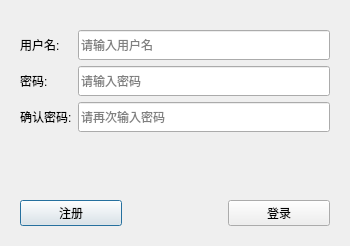
<?xml version="1.0" encoding="UTF-8"?>
<ui version="4.0">
 <class>login_2</class>
 <widget class="QWidget" name="login_2">
  <property name="geometry">
   <rect>
    <x>0</x>
    <y>0</y>
    <width>350</width>
    <height>246</height>
   </rect>
  </property>
  <property name="minimumSize">
   <size>
    <width>350</width>
    <height>240</height>
   </size>
  </property>
  <property name="maximumSize">
   <size>
    <width>350</width>
    <height>246</height>
   </size>
  </property>
  <property name="windowTitle">
   <string>Form</string>
  </property>
  <layout class="QVBoxLayout" name="verticalLayout">
   <item>
    <widget class="QStackedWidget" name="stackedWidget">
     <property name="currentIndex">
      <number>1</number>
     </property>
     <widget class="QWidget" name="login">
      <layout class="QVBoxLayout" name="verticalLayout_2">
       <item>
        <spacer name="verticalSpacer_3">
         <property name="orientation">
          <enum>Qt::Vertical</enum>
         </property>
         <property name="sizeType">
          <enum>QSizePolicy::Preferred</enum>
         </property>
         <property name="sizeHint" stdset="0">
          <size>
           <width>20</width>
           <height>40</height>
          </size>
         </property>
        </spacer>
       </item>
       <item>
        <widget class="QWidget" name="widget" native="true">
         <property name="sizePolicy">
          <sizepolicy hsizetype="Preferred" vsizetype="Fixed">
           <horstretch>0</horstretch>
           <verstretch>0</verstretch>
          </sizepolicy>
         </property>
         <layout class="QGridLayout" name="gridLayout">
          <property name="leftMargin">
           <number>0</number>
          </property>
          <property name="topMargin">
           <number>0</number>
          </property>
          <property name="rightMargin">
           <number>0</number>
          </property>
          <property name="bottomMargin">
           <number>0</number>
          </property>
          <item row="0" column="1">
           <widget class="QLineEdit" name="LogUserI">
            <property name="minimumSize">
             <size>
              <width>0</width>
              <height>30</height>
             </size>
            </property>
            <property name="placeholderText">
             <string>请输入用户ID</string>
            </property>
           </widget>
          </item>
          <item row="0" column="0">
           <widget class="QLabel" name="user">
            <property name="text">
             <string>用户ID:</string>
            </property>
           </widget>
          </item>
          <item row="1" column="0">
           <widget class="QLabel" name="password">
            <property name="text">
             <string>密码:</string>
            </property>
           </widget>
          </item>
          <item row="1" column="1">
           <widget class="QLineEdit" name="LogUserP">
            <property name="minimumSize">
             <size>
              <width>0</width>
              <height>30</height>
             </size>
            </property>
            <property name="echoMode">
             <enum>QLineEdit::Password</enum>
            </property>
            <property name="placeholderText">
             <string>请输入用户密码</string>
            </property>
           </widget>
          </item>
         </layout>
        </widget>
       </item>
       <item>
        <widget class="QLabel" name="info">
         <property name="font">
          <font>
           <pointsize>10</pointsize>
           <bold>false</bold>
          </font>
         </property>
         <property name="text">
          <string/>
         </property>
        </widget>
       </item>
       <item>
        <spacer name="verticalSpacer_2">
         <property name="orientation">
          <enum>Qt::Vertical</enum>
         </property>
         <property name="sizeHint" stdset="0">
          <size>
           <width>20</width>
           <height>30</height>
          </size>
         </property>
        </spacer>
       </item>
       <item>
        <widget class="QWidget" name="widget_2" native="true">
         <property name="sizePolicy">
          <sizepolicy hsizetype="Preferred" vsizetype="Fixed">
           <horstretch>0</horstretch>
           <verstretch>0</verstretch>
          </sizepolicy>
         </property>
         <layout class="QHBoxLayout" name="horizontalLayout">
          <property name="leftMargin">
           <number>0</number>
          </property>
          <property name="topMargin">
           <number>0</number>
          </property>
          <property name="rightMargin">
           <number>0</number>
          </property>
          <property name="bottomMargin">
           <number>0</number>
          </property>
          <item>
           <widget class="QPushButton" name="LoginBtn">
            <property name="text">
             <string>登录</string>
            </property>
            <property name="default">
             <bool>true</bool>
            </property>
           </widget>
          </item>
          <item>
           <spacer name="horizontalSpacer_5">
            <property name="orientation">
             <enum>Qt::Horizontal</enum>
            </property>
            <property name="sizeType">
             <enum>QSizePolicy::Fixed</enum>
            </property>
            <property name="sizeHint" stdset="0">
             <size>
              <width>100</width>
              <height>20</height>
             </size>
            </property>
           </spacer>
          </item>
          <item>
           <widget class="QPushButton" name="Btn_to_Reg">
            <property name="text">
             <string>注册</string>
            </property>
           </widget>
          </item>
         </layout>
        </widget>
       </item>
      </layout>
     </widget>
     <widget class="QWidget" name="reg">
      <layout class="QVBoxLayout" name="verticalLayout_3">
       <item>
        <spacer name="verticalSpacer_4">
         <property name="orientation">
          <enum>Qt::Vertical</enum>
         </property>
         <property name="sizeType">
          <enum>QSizePolicy::Fixed</enum>
         </property>
         <property name="sizeHint" stdset="0">
          <size>
           <width>20</width>
           <height>10</height>
          </size>
         </property>
        </spacer>
       </item>
       <item>
        <widget class="QWidget" name="widget_3" native="true">
         <property name="sizePolicy">
          <sizepolicy hsizetype="Preferred" vsizetype="Fixed">
           <horstretch>0</horstretch>
           <verstretch>0</verstretch>
          </sizepolicy>
         </property>
         <layout class="QGridLayout" name="gridLayout_2">
          <property name="leftMargin">
           <number>0</number>
          </property>
          <property name="topMargin">
           <number>0</number>
          </property>
          <property name="rightMargin">
           <number>0</number>
          </property>
          <property name="bottomMargin">
           <number>0</number>
          </property>
          <item row="2" column="2">
           <widget class="QLineEdit" name="RegUserN">
            <property name="minimumSize">
             <size>
              <width>0</width>
              <height>30</height>
             </size>
            </property>
            <property name="placeholderText">
             <string>请输入用户名</string>
            </property>
           </widget>
          </item>
          <item row="3" column="1">
           <widget class="QLabel" name="label_4">
            <property name="text">
             <string>密码:</string>
            </property>
           </widget>
          </item>
          <item row="3" column="2">
           <widget class="QLineEdit" name="RegPass1">
            <property name="minimumSize">
             <size>
              <width>0</width>
              <height>30</height>
             </size>
            </property>
            <property name="echoMode">
             <enum>QLineEdit::Password</enum>
            </property>
            <property name="placeholderText">
             <string>请输入密码</string>
            </property>
           </widget>
          </item>
          <item row="2" column="1">
           <widget class="QLabel" name="label_3">
            <property name="text">
             <string>用户名:</string>
            </property>
           </widget>
          </item>
          <item row="4" column="1">
           <widget class="QLabel" name="label_5">
            <property name="text">
             <string>确认密码:</string>
            </property>
           </widget>
          </item>
          <item row="4" column="2">
           <widget class="QLineEdit" name="RegPass2">
            <property name="minimumSize">
             <size>
              <width>0</width>
              <height>30</height>
             </size>
            </property>
            <property name="echoMode">
             <enum>QLineEdit::Password</enum>
            </property>
            <property name="placeholderText">
             <string>请再次输入密码</string>
            </property>
           </widget>
          </item>
         </layout>
        </widget>
       </item>
       <item>
        <widget class="QLabel" name="RegInfo">
         <property name="text">
          <string/>
         </property>
        </widget>
       </item>
       <item>
        <spacer name="verticalSpacer">
         <property name="orientation">
          <enum>Qt::Vertical</enum>
         </property>
         <property name="sizeHint" stdset="0">
          <size>
           <width>20</width>
           <height>40</height>
          </size>
         </property>
        </spacer>
       </item>
       <item>
        <widget class="QWidget" name="widget_4" native="true">
         <property name="sizePolicy">
          <sizepolicy hsizetype="Preferred" vsizetype="Fixed">
           <horstretch>0</horstretch>
           <verstretch>0</verstretch>
          </sizepolicy>
         </property>
         <layout class="QHBoxLayout" name="horizontalLayout_2">
          <property name="leftMargin">
           <number>0</number>
          </property>
          <property name="topMargin">
           <number>0</number>
          </property>
          <property name="rightMargin">
           <number>0</number>
          </property>
          <property name="bottomMargin">
           <number>0</number>
          </property>
          <item>
           <widget class="QPushButton" name="regBtn">
            <property name="text">
             <string>注册</string>
            </property>
            <property name="default">
             <bool>true</bool>
            </property>
            <property name="flat">
             <bool>false</bool>
            </property>
           </widget>
          </item>
          <item>
           <spacer name="horizontalSpacer_12">
            <property name="orientation">
             <enum>Qt::Horizontal</enum>
            </property>
            <property name="sizeType">
             <enum>QSizePolicy::Fixed</enum>
            </property>
            <property name="sizeHint" stdset="0">
             <size>
              <width>100</width>
              <height>20</height>
             </size>
            </property>
           </spacer>
          </item>
          <item>
           <widget class="QPushButton" name="Btn_to_Log">
            <property name="text">
             <string>登录</string>
            </property>
           </widget>
          </item>
         </layout>
        </widget>
       </item>
      </layout>
     </widget>
    </widget>
   </item>
  </layout>
 </widget>
 <resources/>
 <connections/>
</ui>
